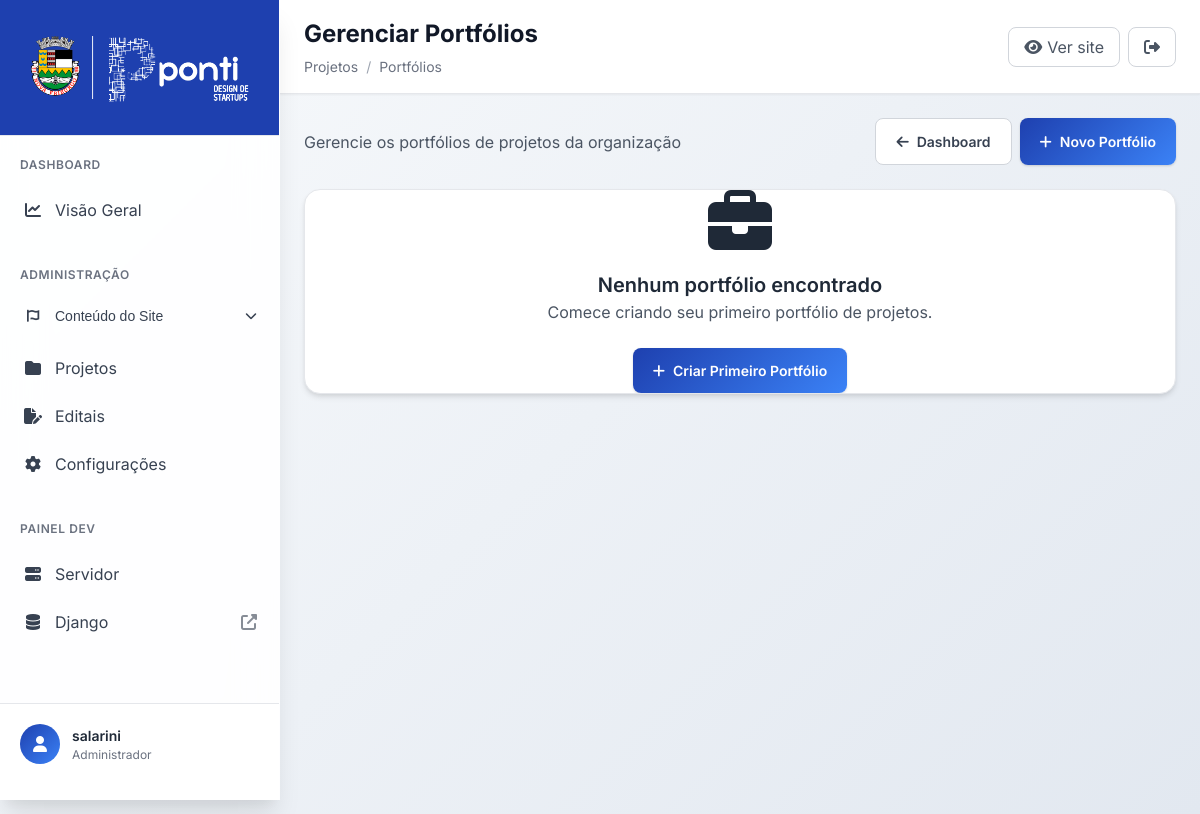
/projetos/portfolios/ (signed in), run on an earlier commit of the app's database.
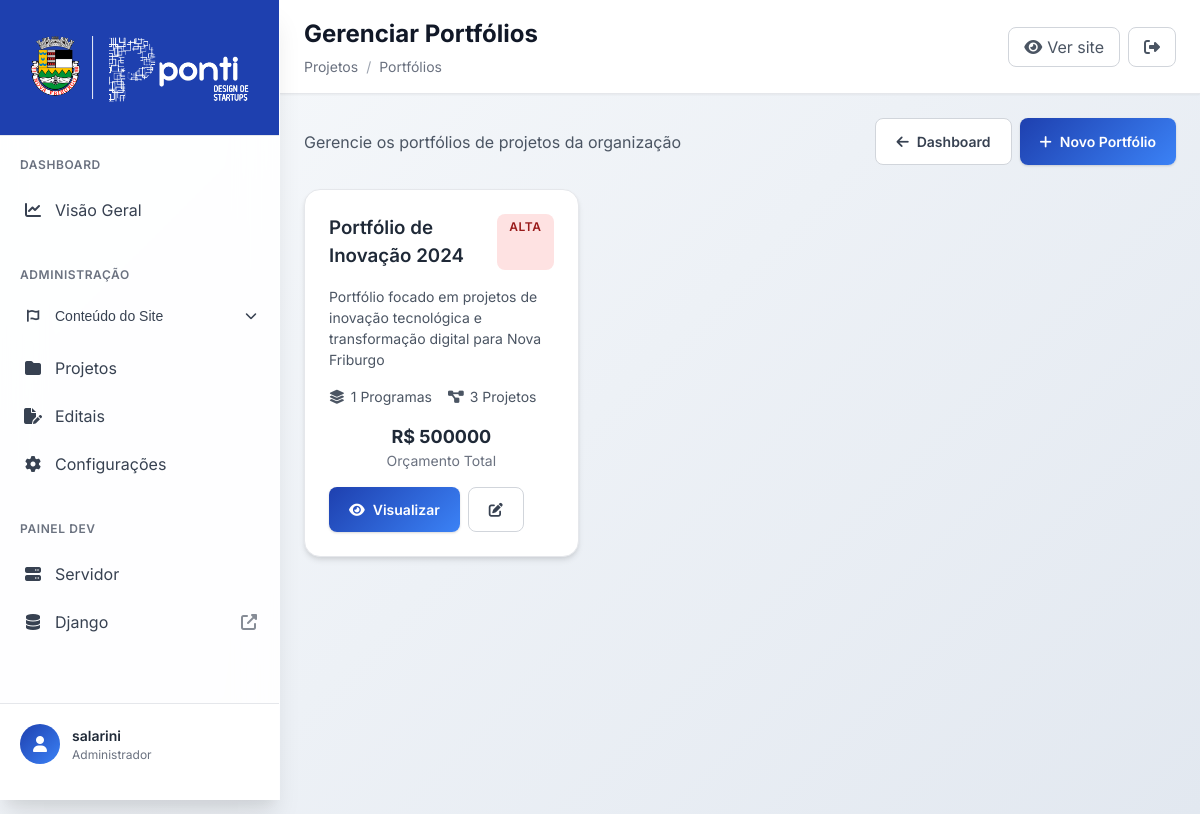
And on a later commit of the database.
### projetos/models.py (models this page shows, shortened)
class Portfolio(models.Model):
    uuid = models.UUIDField(default=uuid.uuid4, editable=False, unique=True)
    nome = models.CharField(max_length=100, verbose_name="Nome do Portfólio")
    descricao = models.TextField(verbose_name="Descrição")
    codigo = models.CharField(max_length=20, unique=True, verbose_name="Código")
    gestor_portfolio = models.ForeignKey(
        User,
        on_delete=models.PROTECT,
        related_name='portfolios_gerenciados',
        verbose_name="Gestor do Portfólio"
    )
    patrocinador = models.ForeignKey(
        User,
        on_delete=models.PROTECT,
        related_name='portfolios_patrocinados',
        verbose_name="Patrocinador"
    )
    unidade_organizacional = models.ForeignKey(
        UnidadeOrganizacional,
        on_delete=models.PROTECT,
        verbose_name="Unidade Organizacional"
    )
    categoria_estrategica = models.ForeignKey(
        CategoriaEstrategica,
        on_delete=models.PROTECT,
        verbose_name="Categoria Estratégica"
    )
    orcamento_total = models.DecimalField(
        max_digits=15,
        decimal_places=2,
        default=0,
        verbose_name="Orçamento Total"
    )
    data_inicio = models.DateField(verbose_name="Data de Início")
    data_fim_prevista = models.DateField(verbose_name="Data Fim Prevista")
    data_fim_real = models.DateField(null=True, blank=True, verbose_name="Data Fim Real")
    status = models.CharField(
        max_length=20,
        choices=StatusChoices.choices,
        default=StatusChoices.NAO_INICIADO,
        verbose_name="Status"
    )
    prioridade = models.CharField(
        max_length=15,
        choices=PrioridadeChoices.choices,
        default=PrioridadeChoices.MEDIA,
        verbose_name="Prioridade"
    )
    ativo = models.BooleanField(default=True, verbose_name="Ativo")
    criado_em = models.DateTimeField(auto_now_add=True)
    atualizado_em = models.DateTimeField(auto_now=True)
    class Meta:
        verbose_name = "Portfólio"
        verbose_name_plural = "Portfólios"
        ordering = ['-prioridade', 'nome']

### projetos/views.py (the view)
# urls.py: path('portfolios/', views.listar_portfolios, name='listar_portfolios'),
@login_required
def listar_portfolios(request):
    portfolios = Portfolio.objects.filter(ativo=True).order_by('-prioridade', 'nome')
    context = {
        'portfolios': portfolios,
    }
    return render(request, 'projetos/portfolios/listar.html', context)

### projetos/templates/projetos/portfolios/listar.html (shortened to what this page needs)
{% extends 'core_admin/base.html' %}
{% load static %}
{% block page_title %}Gerenciar Portfólios{% endblock %}
{% block breadcrumb %}
<span class="breadcrumb-item">Projetos</span>
<span class="breadcrumb-item">Portfólios</span>
{% endblock %}
{% block content %}
<div class="flex justify-between items-center mb-6">
    <div>
        <p class="text-gray-600 mt-2">Gerencie os portfólios de projetos da organização</p>
    </div>
    <div class="flex gap-2">
        <a href="{% url 'projetos:dashboard' %}" class="btn btn-secondary">
            <i class="fas fa-arrow-left"></i> Dashboard
        </a>
        <a href="{% url 'projetos:criar_portfolio' %}" class="btn btn-primary">
            <i class="fas fa-plus"></i> Novo Portfólio
        </a>
    </div>
</div>
{% if portfolios %}
    <div class="grid grid-cols-3">
        {% for portfolio in portfolios %}
        <div class="admin-card">
            <div class="card-content">
                <div class="flex justify-between items-start mb-4">
                    <h3 class="font-semibold text-gray-900">{{ portfolio.nome }}</h3>
                    <span class="priority-badge priority-{{ portfolio.prioridade }}">
                        {{ portfolio.get_prioridade_display }}
                    </span>
                </div>
                <p class="text-gray-600 text-sm mb-4">{{ portfolio.descricao|truncatewords:20 }}</p>
                <div class="portfolio-stats mb-4">
                    <div class="stat-item">
                        <i class="fas fa-layer-group"></i>
                        <span>{{ portfolio.programas.count }} Programas</span>
                    </div>
                    <div class="stat-item">
                        <i class="fas fa-project-diagram"></i>
                        <span>{{ portfolio.projetos.count }} Projetos</span>
                    </div>
                </div>
                <div class="text-center mb-4">
                    <div class="text-lg font-bold text-gray-900">R$ {{ portfolio.orcamento_total|floatformat:0 }}</div>
                    <div class="text-sm text-gray-500">Orçamento Total</div>
                </div>
                <div class="flex gap-2">
                    <a href="{% url 'projetos:detalhar_portfolio' portfolio.uuid %}" class="btn btn-primary flex-1">
                        <i class="fas fa-eye"></i> Visualizar
                    </a>
                    <a href="{% url 'projetos:editar_portfolio' portfolio.uuid %}" class="btn btn-secondary">
                        <i class="fas fa-edit"></i>
                    </a>
                </div>
            </div>
        </div>
        {% endfor %}
    </div>
{% else %}
    <div class="admin-card text-center py-12">
        <i class="fas fa-briefcase text-gray-400" style="font-size: 4rem;"></i>
        <h3 class="text-xl font-semibold text-gray-900 mt-4 mb-2">Nenhum portfólio encontrado</h3>
        <p class="text-gray-600 mb-6">Comece criando seu primeiro portfólio de projetos.</p>
        <a href="{% url 'projetos:criar_portfolio' %}" class="btn btn-primary">
            <i class="fas fa-plus"></i> Criar Primeiro Portfólio
        </a>
    </div>
{% endif %}
{% endblock %}

What changed in the data, as far as the page shows it:
added Portfolio: nome "Portfólio de Inovação 2024", prioridade "ALTA", descricao "Portfólio focado em projetos de inovação tecnológica e transformação digital para Nova Friburgo", programas.count "1", projetos.count "3", orcamento_total "500000"
Also different on the page:
text no longer shown: "Nenhum portfólio encontrado Comece criando seu primeiro portfólio de projetos. Criar Primeiro Portfólio"
